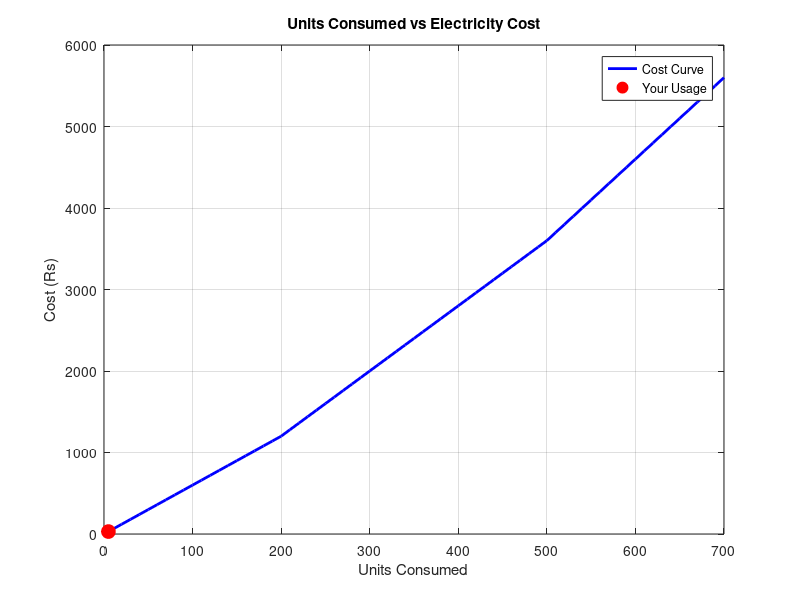
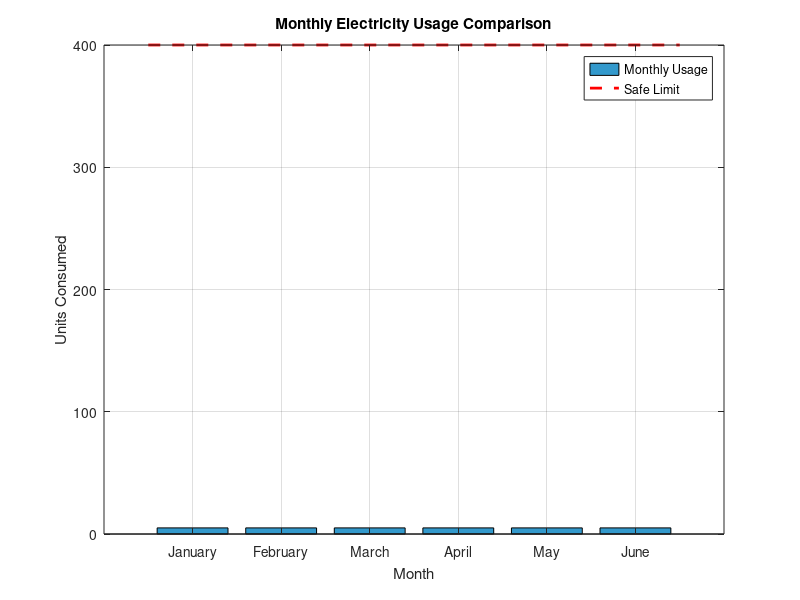
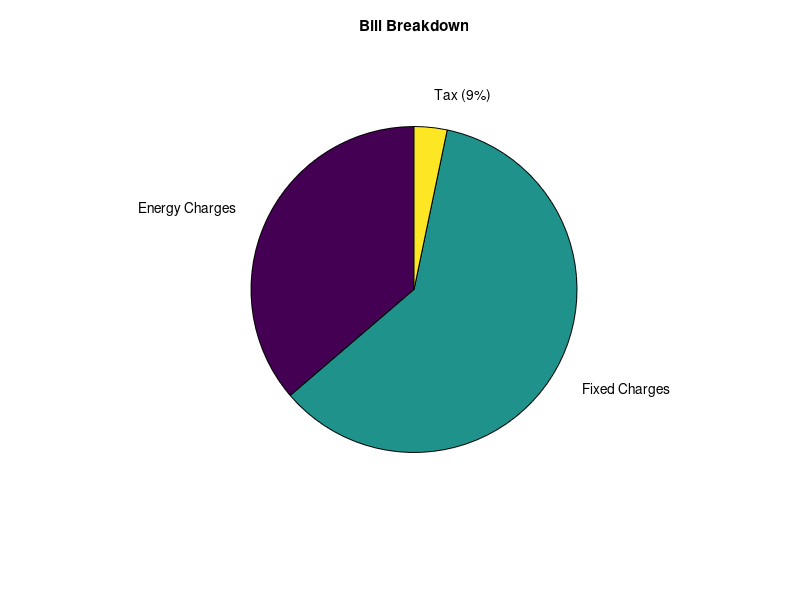

Here is the MATLAB script that generated these plots, in order:
% Smart Electricity Bill Estimator & Analyzer
clc; clear all; close all;

disp('==========================================');
disp('   SMART ELECTRICITY BILL ESTIMATOR & ANALYZER');
disp('==========================================');
disp(' ');

% Gather customer information
name = input('Enter Customer Name: ', 's');
type = input('Enter Connection Type (D = Domestic / C = Commercial): ', 's');
units = input('Enter Units Consumed This Month: ');

% Gather historical usage
disp(' ');
disp('Enter last 6 months usage (in units):');
month_names = {'January','February','March','April','May','June'};
monthly = zeros(1,6);

for i = 1:6
    monthly(i) = input(['  ' month_names{i} ': ']);
end

disp(' ');
disp('------------------------------------------');

% Calculate bill based on connection type
if strcmpi(type, 'D')
    connection = 'Domestic';
    limit = 500; % Safe limit for domestic

    if units <= 100
        bill = units * 3.50;
    elseif units <= 300
        bill = (100 * 3.50) + ((units - 100) * 5.00);
    elseif units <= 500
        bill = (100 * 3.50) + (200 * 5.00) + ((units - 300) * 6.50);
    else
        bill = (100 * 3.50) + (200 * 5.00) + (200 * 6.50) + ((units - 500) * 8.00);
    end
else
    connection = 'Commercial';
    limit = 400; % Safe limit for commercial

    if units <= 200
        bill = units * 6.00;
    elseif units <= 500
        bill = (200 * 6.00) + ((units - 200) * 8.00);
    else
        bill = (200 * 6.00) + (300 * 8.00) + ((units - 500) * 10.00);
    end
end

% Apply standard fees
fixed_charge = 50;
tax = bill * 0.09;
total_bill = bill + fixed_charge + tax;

% Display the final receipt
disp('==========================================');
disp('         ELECTRICITY BILL RECEIPT         ');
disp('==========================================');
fprintf('Customer Name    : %s\n', name);
fprintf('Connection Type  : %s\n', connection);
fprintf('Units Consumed   : %d units\n', units);
disp('------------------------------------------');
fprintf('Energy Charges   : Rs %.2f\n', bill);
fprintf('Fixed Charges    : Rs %.2f\n', fixed_charge);
fprintf('Tax (9%%)         : Rs %.2f\n', tax);
disp('------------------------------------------');
fprintf('TOTAL BILL       : Rs %.2f\n', total_bill);
disp('==========================================');

% Check against usage limits
disp(' ');
if units > limit
    disp('!! WARNING: Usage exceeds the safe limit !!');
    fprintf('   You used %d units. Limit is %d units.\n', units, limit);
    fprintf('   Excess units: %d\n', units - limit);
    disp('   Please reduce your electricity consumption!');
else
    fprintf('Usage is within safe limit. Good job %s!\n', name);
end
disp(' ');

% Visualize the usage data

% Plot 1: Cost Curve
figure(1);
unit_range = 0:10:700;
cost_range = zeros(size(unit_range));

for k = 1:length(unit_range)
    u = unit_range(k);
    if strcmpi(type, 'D')
        if u <= 100
            cost_range(k) = u * 3.50;
        elseif u <= 300
            cost_range(k) = (100*3.50) + ((u-100)*5.00);
        elseif u <= 500
            cost_range(k) = (100*3.50) + (200*5.00) + ((u-300)*6.50);
        else
            cost_range(k) = (100*3.50) + (200*5.00) + (200*6.50) + ((u-500)*8.00);
        end
    else
        if u <= 200
            cost_range(k) = u * 6.00;
        elseif u <= 500
            cost_range(k) = (200*6.00) + ((u-200)*8.00);
        else
            cost_range(k) = (200*6.00) + (300*8.00) + ((u-500)*10.00);
        end
    end
end

plot(unit_range, cost_range, 'b-', 'LineWidth', 2);
hold on;
plot(units, bill, 'ro', 'MarkerSize', 10, 'MarkerFaceColor', 'r');
xlabel('Units Consumed');
ylabel('Cost (Rs)');
title('Units Consumed vs Electricity Cost');
legend('Cost Curve', 'Your Usage');
grid on;
hold off;

% Plot 2: Monthly Comparison
figure(2);
bar(monthly, 'FaceColor', [0.2 0.6 0.8]);
hold on;
plot([0.5 6.5], [limit limit], 'r--', 'LineWidth', 2);
set(gca, 'XTickLabel', month_names);
xlabel('Month');
ylabel('Units Consumed');
title('Monthly Electricity Usage Comparison');
legend('Monthly Usage', 'Safe Limit');
grid on;
hold off;

% Plot 3: Bill Breakdown
figure(3);
pie_values = [bill, fixed_charge, tax];
pie_labels = {'Energy Charges', 'Fixed Charges', 'Tax (9%)'};
pie(pie_values, pie_labels);
title('Bill Breakdown');

disp('Graphs plotted successfully!');
disp('==========================================');
